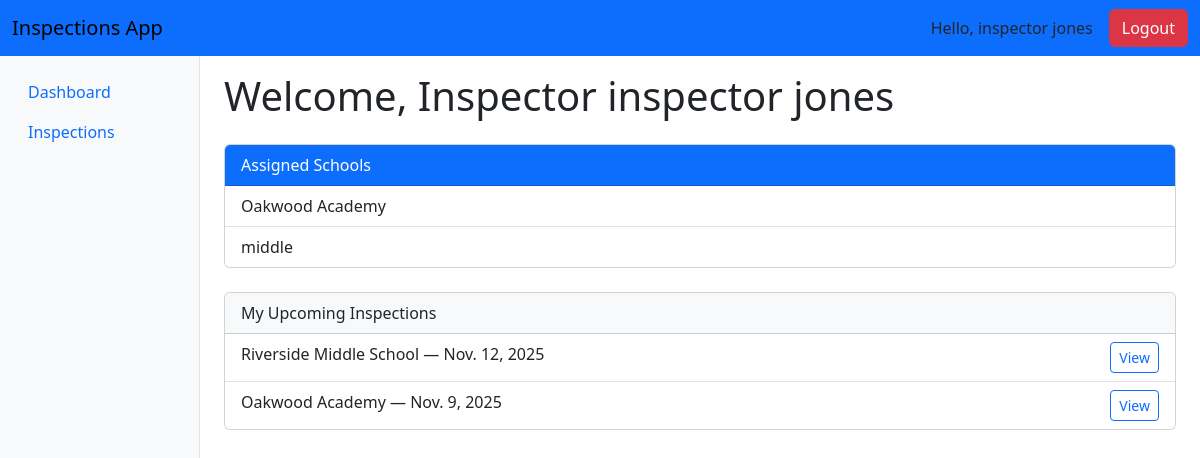
/users/dashboard/ (signed in), run on an earlier commit of the app's database.
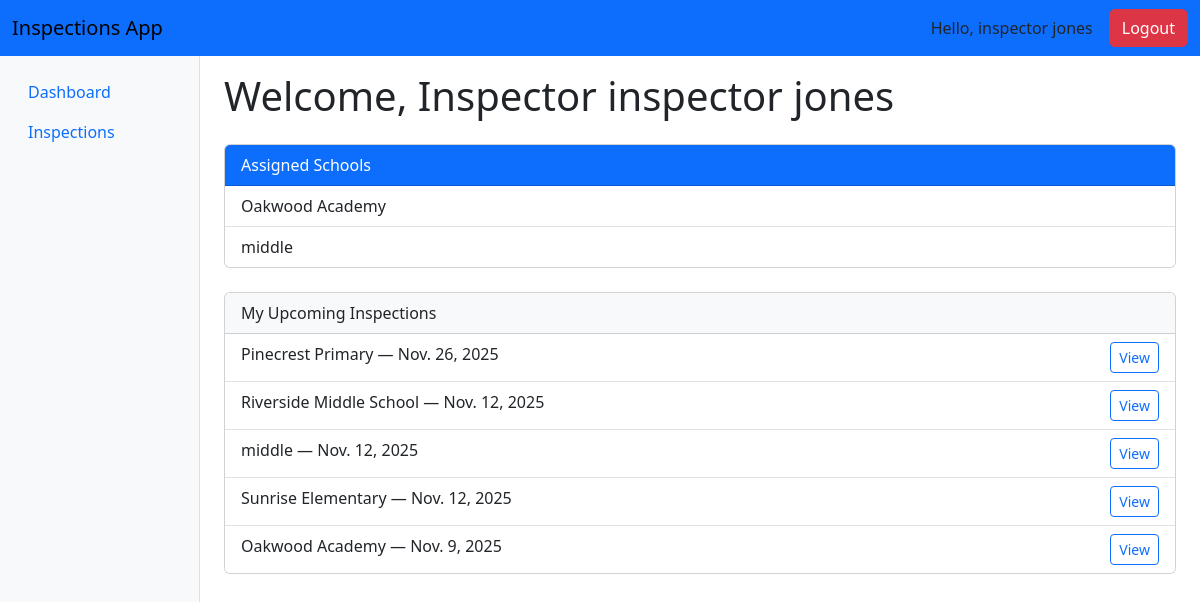
And on a later commit of the database.
### apps/schools/models.py (models this page shows, shortened)
class School(models.Model):
    name = models.CharField(max_length=255)
    address = models.CharField(max_length=255, blank=True, null=True)
    city = models.CharField(max_length=100, blank=True, null=True)
    state = models.CharField(max_length=100, blank=True, null=True)
    postal_code = models.CharField(max_length=10, blank=True, null=True)
    phone_number = models.CharField(max_length=10, blank=True, null=True)
    created_at = models.DateTimeField(auto_now_add=True)
    managers = models.ManyToManyField(
        AppUser,
        related_name="managed_schools",
        blank=True,
        limit_choices_to={'role': AppUser.Role.MANAGER}
    )
    kitchen_staff = models.ManyToManyField(
        AppUser,
        related_name="kitchen_schools",
        blank=True,
        limit_choices_to={'role': AppUser.Role.KITCHEN}
    )
    inspectors = models.ManyToManyField(
        AppUser,
        related_name="inspection_schools",
        blank=True,
        limit_choices_to={'role': AppUser.Role.INSPECTOR}
    )
    class Meta:
        verbose_name = "School"
        verbose_name_plural = "Schools"
        ordering = ['name']

### apps/inspections/models.py (models this page shows, shortened)
class Inspection(models.Model):
    class Status(models.TextChoices):
        PENDING = "PENDING", "Pending"
        COMPLETED = "COMPLETED", "Completed"
        FAILED = "FAILED", "Failed"
        PASSED = "PASSED", "Passed"
    school = models.ForeignKey(School, on_delete=models.CASCADE, related_name="inspections")
    inspector = models.ForeignKey(
        AppUser,
        on_delete=models.SET_NULL,
        null=True,
        blank=True,
        related_name="inspections_as_inspector",
        limit_choices_to={'role': AppUser.Role.INSPECTOR}
    )
    manager = models.ForeignKey(
        AppUser,
        on_delete=models.SET_NULL,
        null=True,
        blank=True,
        related_name="inspections_as_manager",
        limit_choices_to={'role': AppUser.Role.MANAGER}
    )
    checklist = models.ForeignKey(
        Checklist,
        on_delete=models.SET_NULL,
        null=True,
        blank=True,
        related_name="inspections"
    )
    date = models.DateField()
    status = models.CharField(max_length=20, choices=Status.choices, default=Status.PENDING)
    notes = models.TextField(blank=True, null=True)
    created_at = models.DateTimeField(auto_now_add=True)
    updated_at = models.DateTimeField(auto_now=True)
    class Meta:
        ordering = ['-date']
        verbose_name = "Inspection"
        verbose_name_plural = "Inspections"

### apps/users/views.py (the view, shortened to what this page needs)
# urls.py: path("dashboard/", views.dashboard, name="dashboard"),
@login_required
def dashboard(request):
    user = request.user.appuser
    role = user.role
    context = {"user": user}
    if role == AppUser.Role.ADMIN:
        total_schools = School.objects.count()
        total_users = AppUser.objects.count()
        total_inspections = Inspection.objects.count()
        recent_inspections = Inspection.objects.order_by("-date")[:5]
        context.update({
            "total_schools": total_schools,
            "total_users": total_users,
            "total_inspections": total_inspections,
            "recent_inspections": recent_inspections,
        })
        template = "users/admin_dashboard.html"
    elif role == AppUser.Role.INSPECTOR:
        assigned_schools = user.inspection_schools.all()
        inspections = Inspection.objects.filter(inspector=user).order_by("-date")[:5]
        context.update({
            "assigned_schools": assigned_schools,
            "upcoming_inspections": inspections,
        })
        template = "users/inspector_dashboard.html"
    return render(request, template, context)

### apps/users/models.py (called while the page is built)
    @property
    def full_name(self):
        return self.user.get_full_name()

### templates/users/inspector_dashboard.html (shortened to what this page needs)
{% extends 'base.html' %}
{% block content %}
<div class="container-fluid">
  <h1 class="mb-4">Welcome, Inspector {{ user.full_name }}</h1>
  <div class="card mb-4">
    <div class="card-header bg-primary text-white">Assigned Schools</div>
    <ul class="list-group list-group-flush">
      {% for school in user.inspection_schools.all %}
        <li class="list-group-item">{{ school.name }}</li>
      {% empty %}
        <li class="list-group-item text-muted text-center">No schools assigned yet.</li>
      {% endfor %}
    </ul>
  </div>
  <div class="card">
    <div class="card-header bg-light">My Upcoming Inspections</div>
    <ul class="list-group list-group-flush">
      {% for inspection in user.inspections_as_inspector.all|slice:":5" %}
        <li class="list-group-item">
          {{ inspection.school.name }} — {{ inspection.date }}
          <a href="{% url 'inspections:inspection_detail' inspection.id %}" class="btn btn-sm btn-outline-primary float-end">View</a>
        </li>
      {% empty %}
        <li class="list-group-item text-muted text-center">No inspections scheduled.</li>
      {% endfor %}
    </ul>
  </div>
</div>
{% endblock %}

What changed in the data, as far as the page shows it:
added Inspection: school.name "Pinecrest Primary", date "Nov. 26, 2025"
added Inspection: school.name "middle", date "Nov. 12, 2025"
added Inspection: school.name "Sunrise Elementary", date "Nov. 12, 2025"
